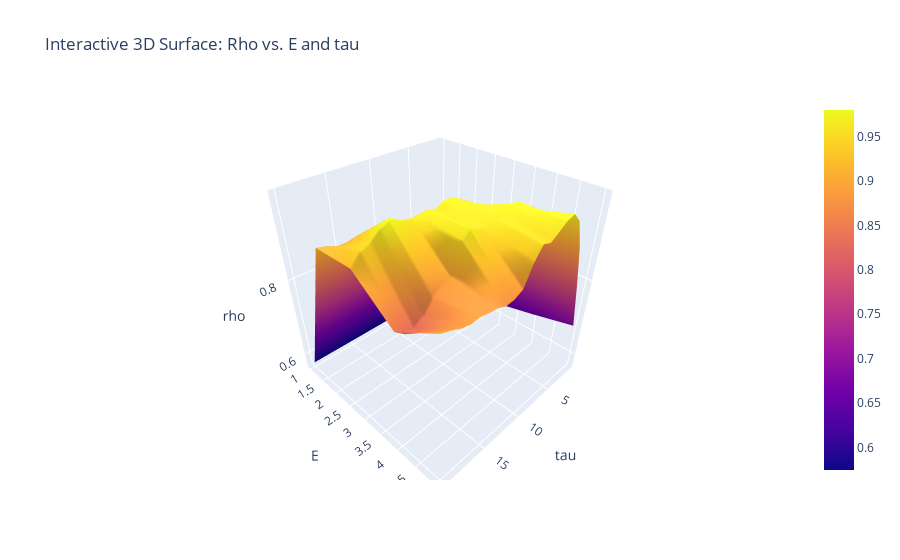

Write notebook code for a chart like this one.
### Code cell
import xarray as xr
import pandas as pd
import numpy as np
import random

import plotly.graph_objects as go
from plotly.subplots import make_subplots

from pyEDM import EmbedDimension

# Step 1: Automatically figure out the column names (other than "age")
column_name = df_sd.columns[1]    # second column in df_sd
target_name = df_pre.columns[1]   # second column in df_pre

# Step 2: Create df_tmp automatically
df_tmp = pd.DataFrame({
    "Time":       df_pre["age"],         # or df_sd["age"], if same length
    column_name:  df_sd[column_name],    # predictor
    target_name:  df_pre[target_name],   # target
})

# left lib and pred be the length of the data-10
lib_length = len(df_tmp) - 10
lib_str = f"1 {lib_length}"
pred_str = f"1 {lib_length}"
print(f"lib_str: {lib_str}, pred_str: {pred_str}")


RhoMatrix = np.zeros((5, 20))

# For each tau in 1..20, call EmbedDimension once with maxE=5 and Tp=0
for tau in range(1, 21):
    edm_out = EmbedDimension(
        dataFrame = df_tmp,
        columns   = column_name,  # predictor
        target    = target_name,  # target to predict
        maxE      = 5,            # We'll evaluate E=1..5
        tau       = tau,
        Tp        = 0,
        lib       = lib_str,      # adapt ranges if needed
        pred      = pred_str,
        showPlot  = False
    )

    # edm_out is a DataFrame with columns like [E, rho, MAE, RMSE, ...]
    # We'll collect the rho for each E=1..5 into RhoMatrix
    for e_row in edm_out.itertuples():
        # Make sure e_val is an integer
        e_val = int(e_row.E)  # e might come back as float 1.0, 2.0, etc.
        rho_val = e_row.rho
        # Use integer indices for array indexing
        RhoMatrix[e_val - 1, tau - 1] = rho_val

# Axis values for plotting
E_axis   = np.arange(1, 6)   # E = 1..5
Tau_axis = np.arange(1, 21)  # tau = 1..20

# Make an interactive 3D surface plot
fig = go.Figure(data=[go.Surface(z=RhoMatrix, x=Tau_axis, y=E_axis)])
fig.update_layout(
    title='Interactive 3D Surface: Rho vs. E and tau',
    scene=dict(
        xaxis_title='tau',
        yaxis_title='E',
        zaxis_title='rho',
    ),
    autosize=True,
)
fig.show()

### Figure 1 — Plotly figure (JSON) as saved in the notebook; plotly's stock layout.template omitted (floating-point values rounded to 4 significant figures)
{"data": [{"type": "surface", "x": [1, 2, 3, 4, 5, 6, 7, 8, 9, 10, 11, 12, 13, 14, 15, 16, 17, 18, 19, 20], "y": [1, 2, 3, 4, 5], "z": [[0.5747, 0.5747, 0.5747, 0.5747, 0.5747, 0.5747, 0.5747, 0.5747, 0.5747, 0.5747, 0.5747, 0.5747, 0.5747, 0.5747, 0.5747, 0.5747, 0.5747, 0.5747, 0.5747, 0.5747], [0.6149, 0.6302, 0.6591, 0.695, 0.7278, 0.7562, 0.7851, 0.8056, 0.826, 0.8496, 0.8671, 0.8782, 0.8983, 0.9045, 0.8979, 0.9074, 0.9033, 0.9032, 0.9118, 0.917], [0.6347, 0.691, 0.7495, 0.8141, 0.8648, 0.9073, 0.9407, 0.9597, 0.9697, 0.9703, 0.9604, 0.9667, 0.963, 0.9632, 0.9694, 0.98, 0.9717, 0.9548, 0.945, 0.9204], [0.6578, 0.7458, 0.833, 0.901, 0.9525, 0.9736, 0.9749, 0.969, 0.9629, 0.9573, 0.9588, 0.9685, 0.9513, 0.8943, 0.8813, 0.8695, 0.8437, 0.8278, 0.8315, 0.849], [0.6833, 0.7947, 0.8917, 0.9555, 0.976, 0.9703, 0.9577, 0.9461, 0.9522, 0.9259, 0.8858, 0.876, 0.8738, 0.8813, 0.8838, 0.8876, 0.8857, 0.8907, 0.8998, 0.9066]]}], "layout": {"autosize": true, "scene": {"xaxis": {"title": {"text": "tau"}}, "yaxis": {"title": {"text": "E"}}, "zaxis": {"title": {"text": "rho"}}}, "title": {"text": "Interactive 3D Surface: Rho vs. E and tau"}}}
